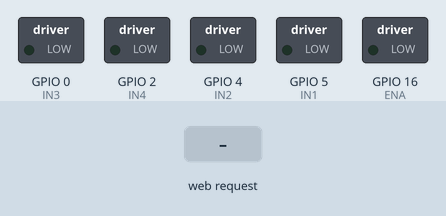
The sketch below on a simulated ESP8266 (NodeMCU). On the bench: switched loads named in the sketch (green lamp = pin HIGH). The test bench sets the inputs (shaded band). What the sketch prints to the serial monitor is not drawn.

Above: at 1.2 s.
1.3 s: HTTP request GET /W received
At 2.0 s:
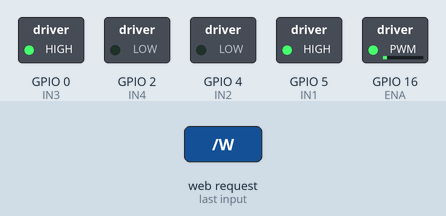
2.8 s: HTTP request GET /X received
At 3.1 s:
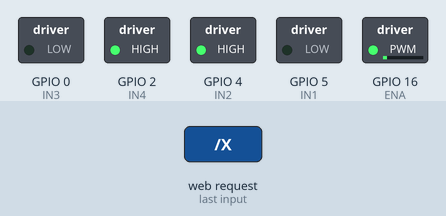
4.3 s: HTTP request GET /A received
At 5.4 s:
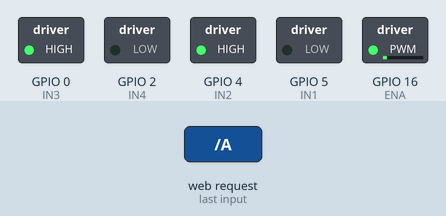
5.8 s: HTTP request GET /D received
At 6.6 s:
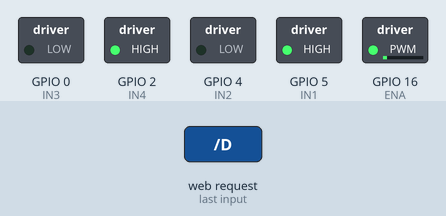
Timing chart, 0 to 8.8 s (numbered marks = the images above; inputs shaded):
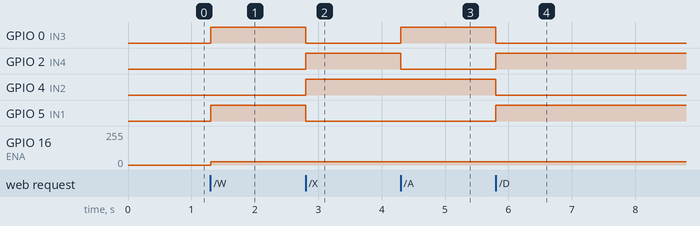

Measured:
- after the input at 1.3 s, GPIO 0 (IN3), GPIO 5 (IN1): LOW → HIGH at once; GPIO 16 (ENA): 0/255 → 24/255 at once
- after the input at 2.8 s, GPIO 0 (IN3), GPIO 5 (IN1): HIGH → LOW at once; GPIO 2 (IN4), GPIO 4 (IN2): LOW → HIGH at once
- after the input at 4.3 s, GPIO 0 (IN3): LOW → HIGH at once; GPIO 2 (IN4): HIGH → LOW at once
- after the input at 5.8 s, GPIO 0 (IN3), GPIO 4 (IN2): HIGH → LOW at once; GPIO 2 (IN4), GPIO 5 (IN1): LOW → HIGH at once

The sketch:

espB_moteur_v2v.ino
```cpp
#include <ESP8266WiFi.h>
#include <espnow.h>          // ★ AJOUT ESP-NOW
#include <SPI.h>
#include <mcp_can.h>

// ===== CAN =====
#define CAN_CS 15   // D8
MCP_CAN CAN(CAN_CS);

// ===== WIFI =====
const char* ssid = "VOITURE_WIFI";
const char* password = "12345678";
#define WIFI_CHANNEL 1       // ★ AJOUT : doit etre identique sur Vehicule A
WiFiServer server(80);

// ===== PINS MOTEUR =====
#define IN1 5    // D1
#define IN2 4    // D2
#define IN3 0    // D3
#define IN4 2    // D4
#define ENA 16   // D0
#define ENB 16   // D7

int SPEED = 100;

// ===== STATES =====
bool forward = false;
bool backward = false;
bool left = false;
bool right = false;

bool obstacle = false;   // 🚨 sécurité

// ===== ★ AJOUT ESP-NOW V2V =====
bool brakeV2V = false;                     // freinage reçu de Vehicule A
unsigned long lastBrakeTime = 0;
const unsigned long BRAKE_TIMEOUT = 800;   // ms : si rien reçu -> relache
int vitesseRecue = 0;                      // vitesse simulee reçue de A

typedef struct {
  char type[10];   // "BRAKE" ou "SPEED"
  int  value;      // BRAKE : 1/0
  int  vitesse;    // 0-120 km/h
} Message;

void onReceive(uint8_t *mac, uint8_t *data, uint8_t len) {
  Message msg;
  memcpy(&msg, data, sizeof(msg));

  if (strcmp(msg.type, "BRAKE") == 0) {
    if (msg.value == 1) {
      brakeV2V = true;
      lastBrakeTime = millis();
      Serial.println("🚨 BRAKE V2V recu de A -> STOP");
    } else {
      brakeV2V = false;
      Serial.println("✅ BRAKE V2V relache");
    }
  }
  else if (strcmp(msg.type, "SPEED") == 0) {
    vitesseRecue = msg.vitesse;
    Serial.print("Vitesse A recue : ");
    Serial.println(vitesseRecue);
  }
}
// ===== ★ FIN AJOUT ESP-NOW =====

// ===== MOTOR CONTROL =====
void updateMotors() {

  // 🚨 STOP si obstacle OU freinage V2V         // ★ AJOUT : || brakeV2V
  if (obstacle || brakeV2V) {
    digitalWrite(IN1, LOW);
    digitalWrite(IN2, LOW);
    digitalWrite(IN3, LOW);
    digitalWrite(IN4, LOW);
    analogWrite(ENA, 0);
    analogWrite(ENB, 0);
    return;
  }

  int leftSpeed = 0;
  int rightSpeed = 0;

  if (forward) {
    leftSpeed += SPEED;
    rightSpeed += SPEED;
  }

  if (backward) {
    leftSpeed -= SPEED;
    rightSpeed -= SPEED;
  }

  if (right) {
    leftSpeed += SPEED;
    rightSpeed -= SPEED;
  }

  if (left) {
    leftSpeed -= SPEED;
    rightSpeed += SPEED;
  }

  leftSpeed = constrain(leftSpeed, -1023, 1023);
  rightSpeed = constrain(rightSpeed, -1023, 1023);

  // LEFT MOTOR
  if (leftSpeed > 0) {
    digitalWrite(IN1, HIGH);
    digitalWrite(IN2, LOW);
    analogWrite(ENA, leftSpeed);
  } else if (leftSpeed < 0) {
    digitalWrite(IN1, LOW);
    digitalWrite(IN2, HIGH);
    analogWrite(ENA, -leftSpeed);
  } else {
    digitalWrite(IN1, LOW);
    digitalWrite(IN2, LOW);
    analogWrite(ENA, 0);
  }

  // RIGHT MOTOR
  if (rightSpeed > 0) {
    digitalWrite(IN3, HIGH);
    digitalWrite(IN4, LOW);
    analogWrite(ENB, rightSpeed);
  } else if (rightSpeed < 0) {
    digitalWrite(IN3, LOW);
    digitalWrite(IN4, HIGH);
    analogWrite(ENB, -rightSpeed);
  } else {
    digitalWrite(IN3, LOW);
    digitalWrite(IN4, LOW);
    analogWrite(ENB, 0);
  }
}

// ===== SETUP =====
void setup() {

  Serial.begin(115200);

  pinMode(IN1, OUTPUT);
  pinMode(IN2, OUTPUT);
  pinMode(IN3, OUTPUT);
  pinMode(IN4, OUTPUT);
  pinMode(ENA, OUTPUT);
  pinMode(ENB, OUTPUT);

  // ===== CAN INIT =====
  while (CAN.begin(MCP_ANY, CAN_500KBPS, MCP_8MHZ) != CAN_OK) {
    Serial.println("CAN INIT FAIL...");
    delay(100);
  }
  CAN.setMode(MCP_NORMAL);
  Serial.println("CAN READY");

  // ===== WIFI =====
  WiFi.mode(WIFI_AP_STA);                          // ★ AJOUT : STA requis pour ESP-NOW
  WiFi.softAP(ssid, password, WIFI_CHANNEL);       // ★ MODIF : canal fixé
  server.begin();

  Serial.print("MAC STA : ");                      // ★ AJOUT : pour la mettre dans A
  Serial.println(WiFi.macAddress());
  Serial.println("READY: http://192.168.4.1");

  // ===== ★ AJOUT ESP-NOW INIT =====
  if (esp_now_init() != 0) {
    Serial.println("❌ ESP-NOW INIT FAIL");
    return;
  }
  esp_now_set_self_role(ESP_NOW_ROLE_SLAVE);
  esp_now_register_recv_cb(onReceive);
  Serial.println("✅ ESP-NOW READY (recepteur BRAKE + SPEED)");
}

// ===== LOOP =====
void loop() {

  // ===== ★ AJOUT : TIMEOUT BRAKE V2V =====
  if (brakeV2V && (millis() - lastBrakeTime > BRAKE_TIMEOUT)) {
    brakeV2V = false;
    Serial.println("⏱️ BRAKE V2V timeout -> relache");
  }

  // ===== CAN RECEIVE =====
  if (CAN_MSGAVAIL == CAN.checkReceive()) {

    long unsigned int rxId;
    byte len = 0;
    byte buf[8];

    CAN.readMsgBuf(&rxId, &len, buf);

    // ESP capteur envoie 1 ou 0
    if (buf[0] == 1) {
      obstacle = true;
      Serial.println("🚨 OBSTACLE DETECTED");
    } else {
      obstacle = false;
    }
  }

  // ===== ★ AJOUT : appliquer l'etat moteur en continu =====
  // (sinon le STOP V2V n'agit que quand un client web envoie une requete)
  updateMotors();

  // ===== WIFI CLIENT =====
  WiFiClient client = server.available();
  if (!client) return;

  String req = client.readStringUntil('\n');
  client.flush();

  // RESET STATES
  forward = false;
  backward = false;
  left = false;
  right = false;

  // 🚨 BLOQUER SI OBSTACLE OU BRAKE V2V          // ★ MODIF : && !brakeV2V
  if (!obstacle && !brakeV2V) {
    if (req.indexOf("/W") != -1) forward = true;
    if (req.indexOf("/X") != -1) backward = true;
    if (req.indexOf("/A") != -1) left = true;
    if (req.indexOf("/D") != -1) right = true;
  }

  updateMotors();

  // ===== WEB PAGE =====
   client.println("HTTP/1.1 200 OK");
  client.println("Content-Type: text/html");
  client.println();

  client.println(R"rawliteral(
<!DOCTYPE html>
<html>
<head>
<meta charset="UTF-8">
<title>SMART CAR</title>

<style>
body{
  text-align:center;
  font-family:Arial;
  background:#111;
  color:white;
}
h1{color:#00ffcc;}

#joystick{
  width:200px;
  height:200px;
  background:#333;
  border-radius:50%;
  margin:30px auto;
  position:relative;
}
#stick{
  width:60px;
  height:60px;
  background:#00ffcc;
  border-radius:50%;
  position:absolute;
  top:70px;
  left:70px;
}

button{
  width:150px;
  height:60px;
  font-size:20px;
  border-radius:10px;
}
.stop{
  background:red;
  color:white;
}
</style>
</head>

<body>

<h1>🚗 WIFI CAR</h1>
<p>W/X/A/D clavier ou joystick</p>

<div id="joystick">
  <div id="stick"></div>
</div>

<button class="stop" onclick="stopAll()">STOP</button>

<script>
let keys={};

// KEYBOARD
document.onkeydown = e => {
  keys[e.key.toLowerCase()] = true;
  send();
};

document.onkeyup = e => {
  keys[e.key.toLowerCase()] = false;
  send();
};

// 🔥 FIXED SEND FUNCTION
function send(){

  let cmd="";

  if(keys['w']) cmd+="/W";
  if(keys['x']) cmd+="/X";
  if(keys['a']) cmd+="/A";
  if(keys['d']) cmd+="/D";

  if(cmd=="") cmd="/STOP";

  fetch(cmd);
}

function stopAll(){
  fetch("/STOP");
}

// JOYSTICK
let joy = document.getElementById("joystick");
let stick = document.getElementById("stick");

joy.addEventListener("touchmove", function(e){
  let rect = joy.getBoundingClientRect();
  let x = e.touches[0].clientX - rect.left;
  let y = e.touches[0].clientY - rect.top;

  let dx = x - 100;
  let dy = y - 100;

  stick.style.left = (x-30)+"px";
  stick.style.top  = (y-30)+"px";

  let cmd="";

  if(dy < -30) cmd+="/W";
  if(dy > 30) cmd+="/X";
  if(dx < -30) cmd+="/A";
  if(dx > 30) cmd+="/D";

  if(cmd=="") cmd="/STOP";

  fetch(cmd);
});

joy.addEventListener("touchend", function(){
  stick.style.left="70px";
  stick.style.top="70px";
  fetch("/STOP");
});
</script>

</body>
</html>
)rawliteral");

  delay(1);
}
```
